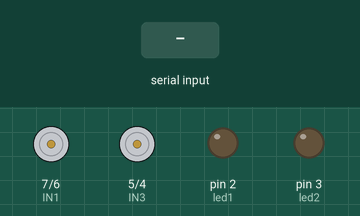
Bench run of a sketch on a simulated Arduino Uno, built with avr-gcc and run on an emulated ATmega328P. Shown: motor-driver pin pairs drawn as motors (green arrow = first pin HIGH = forward, orange = second pin HIGH = backward, longer = more drive, scaled by the enable pin), output pins drawn as LEDs (lit = HIGH). The test bench sets the inputs (shaded band).

Above: at 1.2 s.
1.3 s: "F" received over Serial
At 2.0 s:
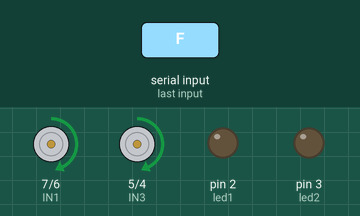
2.8 s: "B" received over Serial
At 3.2 s:
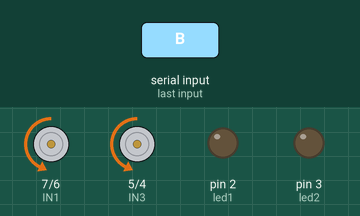
4.3 s: "R" received over Serial
At 5.5 s:
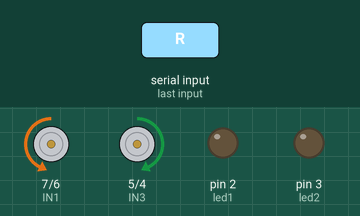
5.8 s: "L" received over Serial
At 6.6 s:
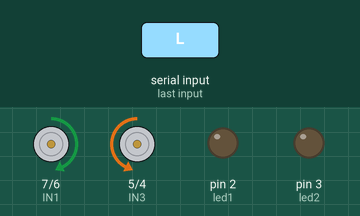
7.3 s: "3" received over Serial
At 7.8 s:
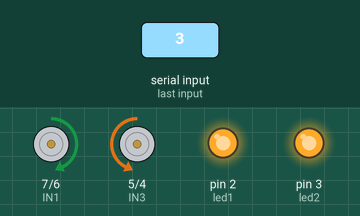
8.8 s: "0" received over Serial
At 10.1 s:
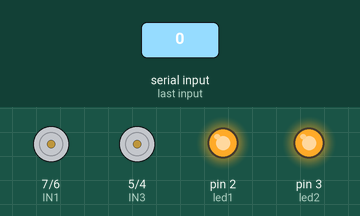
Timing chart, 0 to 11.3 s (numbered marks = the images above; inputs shaded):
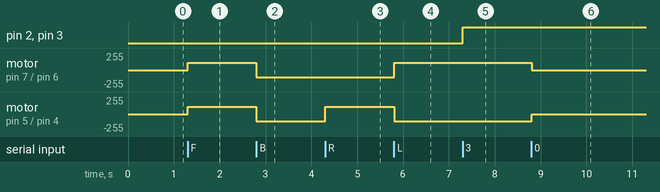

Measured:
- after the input at 1.3 s, motor on pin 7 (IN1) / pin 6 (IN2), motor on pin 5 (IN3) / pin 4 (IN4): stopped → forward 110/255 at once
- after the input at 2.8 s, motor on pin 7 (IN1) / pin 6 (IN2), motor on pin 5 (IN3) / pin 4 (IN4): forward 110/255 → backward 110/255 at once
- after the input at 4.3 s, motor on pin 5 (IN3) / pin 4 (IN4): backward 110/255 → forward 110/255 at once
- after the input at 5.8 s, motor on pin 7 (IN1) / pin 6 (IN2): backward 110/255 → forward 110/255 at once; motor on pin 5 (IN3) / pin 4 (IN4): forward 110/255 → backward 110/255 at once
- after the input at 7.3 s, pin 2 (led1), pin 3 (led2): LOW → HIGH at once
- after the input at 8.8 s, motor on pin 7 (IN1) / pin 6 (IN2): forward 110/255 → stopped at once; motor on pin 5 (IN3) / pin 4 (IN4): backward 110/255 → stopped at once

The sketch:

carrobluetooth.ino
```cpp
// Definição dos pinos de saída para os dois motores e os LEDs
#define IN1 7
#define IN2 6
#define IN3 5
#define IN4 4
int led1 = 2;
int led2 = 3;
//Definindo pinos para o controle de velocidade dos motores
#define ENA 10
#define ENB 11
void setup() {
Serial.begin(9600); // inicia a porta serial, configura a taxa de dados para 9600bps
// Declarando os motores e os LEDs como Saídas
 pinMode(IN1,OUTPUT);
 pinMode(led1,OUTPUT);
 pinMode(led2,OUTPUT);
pinMode(IN2,OUTPUT);
 pinMode(IN3,OUTPUT);
 pinMode(IN4,OUTPUT);
pinMode(ENA,OUTPUT);
pinMode(ENB,OUTPUT);

// Velocidade dos Motores, Caso esteja muito lento ou muito rápido altere osnúmeros entre 0 a 255

analogWrite(ENA,110);
analogWrite(ENB,110);
}
char cha;
void loop() {
if (Serial.available() > 0) {
 cha = Serial.read();
 delay(2);
// Movimenta para frente
if(cha == 'F'){
 digitalWrite(IN1,HIGH);
 digitalWrite(IN2,LOW);
digitalWrite(IN3,HIGH);
 digitalWrite(IN4,LOW);
}
//Movimenta para trás
if(cha == 'B'){
 digitalWrite(IN1,LOW);
 digitalWrite(IN2,HIGH);
 digitalWrite(IN3,LOW);
digitalWrite(IN4,HIGH); }
//movimenta para direita
if(cha == 'R'){
 digitalWrite(IN1,LOW);
 digitalWrite(IN2,HIGH);
digitalWrite(IN3,HIGH);
 digitalWrite(IN4,LOW); }
//movimenta para esquerda
if(cha == 'L'){
 digitalWrite(IN1,HIGH);
 digitalWrite(IN2,LOW);
 digitalWrite(IN3,LOW);
 digitalWrite(IN4,HIGH); }
//Sem movimento
if(cha == '0'){
 digitalWrite(IN1,LOW);
 digitalWrite(IN2,LOW);
 digitalWrite(IN3,LOW);
digitalWrite(IN4,LOW);
}
// Liga os LEDs
if(cha == '3'){
 digitalWrite(led1,HIGH);
 digitalWrite(led2,HIGH);
}
//Desliga LEDs
if(cha == '4'){
 digitalWrite(led1,LOW);
 digitalWrite(led2,LOW);
}
}
}
```
